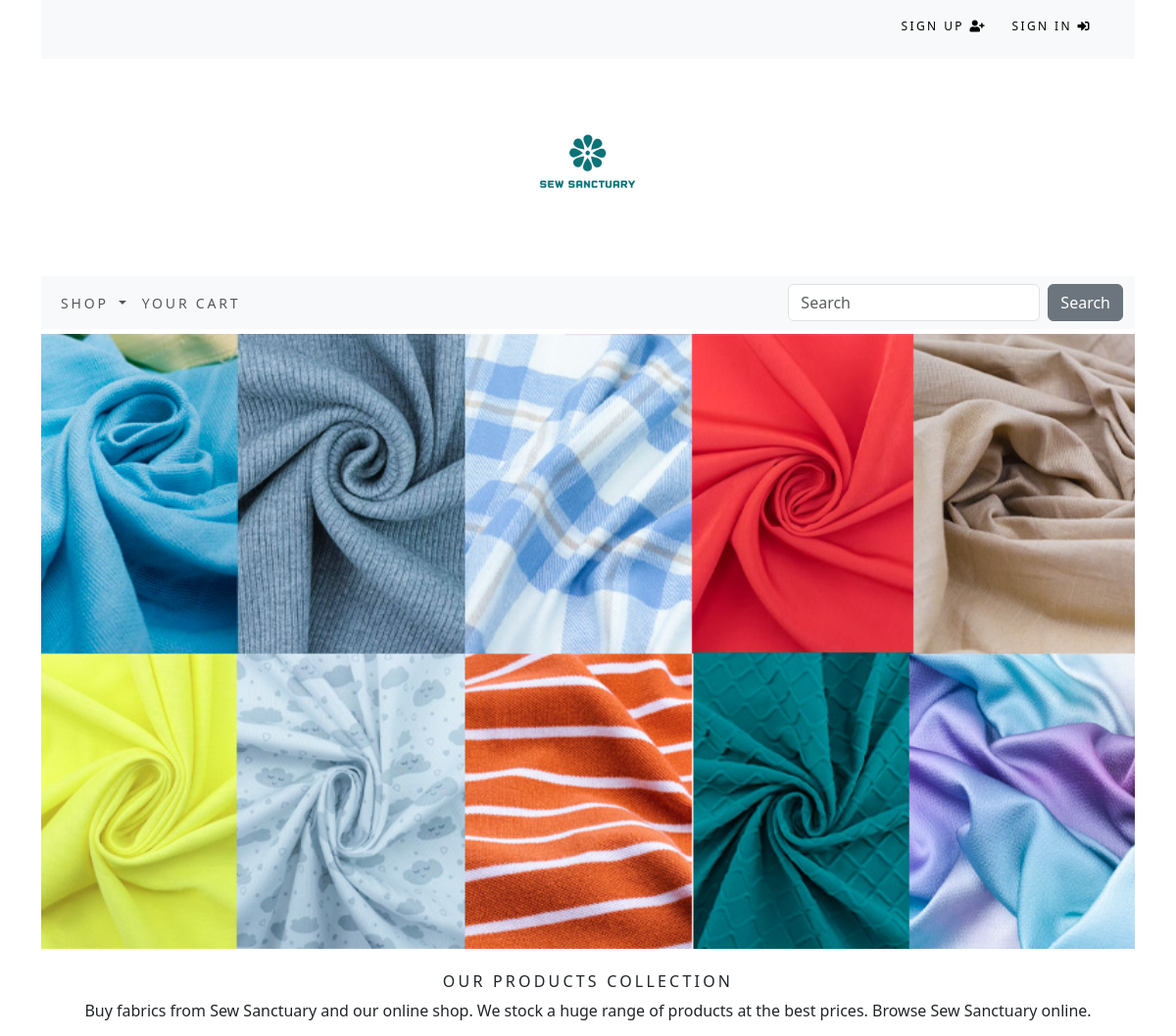
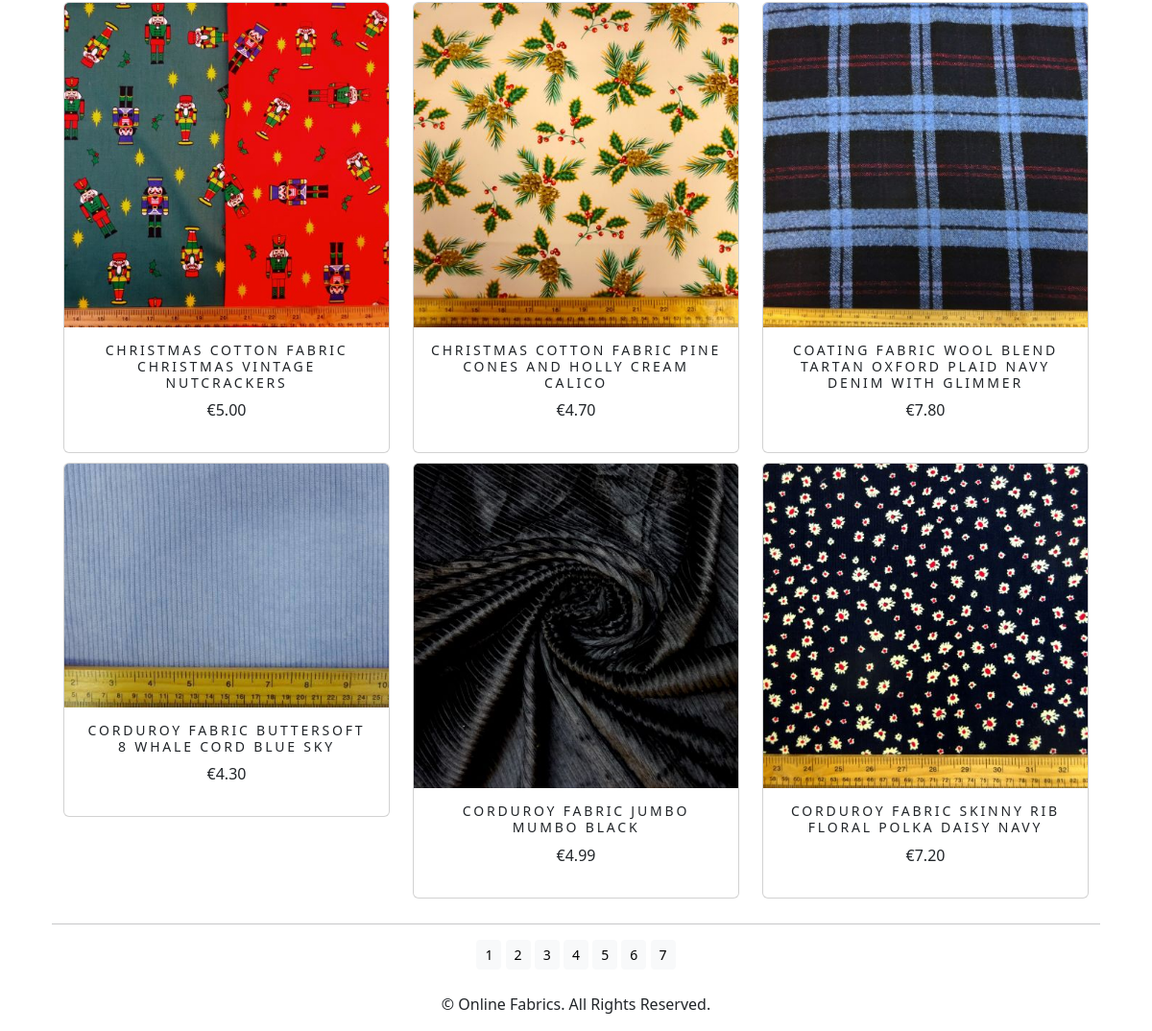
The page / on the database its author committed (2 pictures, top to bottom).
### shop/models.py (models this page shows, shortened)
class Product(models.Model):
    id = models.UUIDField(
        primary_key=True,
        default=uuid.uuid4,
        editable=False)
    name = models.CharField(max_length=250, unique=True)
    description = models.TextField(blank = True)
    category = models.ForeignKey(Category, on_delete=models.CASCADE)
    price = models.DecimalField(max_digits=10, decimal_places=2)
    image = models.ImageField(upload_to = 'product', blank=True)
    stock = models.IntegerField()
    available = models.BooleanField(default=True)
    created = models.DateTimeField(auto_now_add=True, blank = True, null= True)
    updated = models.DateTimeField(auto_now=True, blank = True, null= True)
    class Meta:
        ordering = ('name',)
        verbose_name = 'product'
        verbose_name_plural = 'products'
    def get_absolute_url(self):
        return reverse('shop:product_detail', args=[self.category.id, self.id])

### shop/views.py (the view)
# urls.py: path('', views.prod_list, name = 'all_products'),
def prod_list(request, category_id=None):
    category= None
    products = Product.objects.filter(available=True)
    if category_id:
        category = get_object_or_404(Category, id=category_id)
        products = Product.objects.filter(category=category, available=True)
    paginator = Paginator(products, 6)
    try:
        page = int(request.GET.get('page', '1'))
    except:
        page = 1
    try:
        products = paginator.page(page)
    except (EmptyPage, InvalidPage):
        products = paginator.page(paginator.num_pages)
    return render(request, 'shop/category.html',{'category':category, 'prods':products})

### cart/context_processors.py (called while the page is built)
def counter(request):
    item_count = 0
    if 'admin' in request.path:
        return {}
    else:
        try:
            cart = Cart.objects.filter(cart_id=_cart_id(request))
            cart_items = CartItem.objects.all().filter(cart=cart[:1])
            for cart_item in cart_items:
                item_count += cart_item.quantity
        except Cart.DoesNotExist:
            item_count = 0
    return {'item_count':item_count}

### cart/views.py (called while the page is built)
def _cart_id(request):
    cart = request.session.session_key
    if not cart:
        cart = request.session.create()
    return cart

### shop/context_processors.py (called while the page is built)
def menu_links(request):
    links = Category.objects.all()
    return {'links':links}

### shop/models.py (called while the page is built)
    def get_absolute_url(self):
        return reverse('shop:products_by_category', args=[self.id])

### shop/templates/shop/category.html (shortened to what this page needs)
{% extends "base.html" %}
{% load static %}
{% block content %}
    <div class="mx-auto">
        {% if category %}
            <img class="my_image" src="{{category.image.url}}" alt="{{category.name}}">
        </div>
        <br>
        <div>
            <h1 class="text-center my_title">{{category.name}}</h1>
            <p class="text-justify">{{category.description}}</p>
        </div>
    {% else %}
        <img class="my_image my_image_padding" src="{% static 'images/SewSbanner.jpg' %}" alt="Our Products Collection">
    </div>
        <br>
        <div>
            <h1 class="text-center my_title">Our Products Collection</h1>
            <p class="text-justify, text-center">Buy fabrics from Sew Sanctuary and our online shop. We stock a huge range of products at the best prices. Browse Sew Sanctuary online.</p>
        </div>
        {% endif %}
        <div class="container">
            <div class="row mx-auto">
                {% for product in prods %}
                    <div class="my_bottom_margin col-9 col-lg-4 col-sm-12 col-md-4">
                        <div class="card text-center" style="min-width:18rem;">
                            <a class ="img" href="{{product.get_absolute_url}}"><img class="card-img-top my_image"src="{{product.image.url}}" alt="{{product.name}}"></a>
                            <div class="card-body">
                                <h4>{{product.name}}</h4>
                                <p>€{{product.price}}</p>
                            </div>
                        </div>
                    </div>
                {% endfor %}
            </div>
            <div class="mx-auto">
                {% if prods.paginator.num_pages > 1 %}
                    <hr>
                    <div class="text-center">
                        {% for pg in prods.paginator.page_range %}
                            <a href="?page={{pg}}" class="btn btn-light btn-sm {%
                            if products.number == pg %}active{% endif
                            %}">{{pg}}</a>
                        {% endfor %}
                    </div>
                {% endif %}
            </div>
        <br>
    </div>
{% endblock %}

### static/css/custom.css (style rules this page uses)
.my_image { width: 100%; height: auto; }
.my_title { font-size: 16px; text-transform: uppercase; letter-spacing: .2em; }
.my_image_padding { padding-top: 5px; }
.my_bottom_margin { margin-bottom: 10px; }
.card-body h4 { font-size: 14px; text-transform: uppercase; letter-spacing: .2em; }

### rows shown on the page
Product: image (picture), name "CHRISTMAS COTTON FABRIC CHRISTMAS VINTAGE NUTCRACKERS", price "5.00"
Product: image (picture), name "CHRISTMAS COTTON FABRIC PINE CONES AND HOLLY CREAM CALICO", price "4.70"
Product: image (picture), name "COATING FABRIC WOOL BLEND TARTAN OXFORD PLAID NAVY DENIM WITH GLIMMER", price "7.80"
Product: image (picture), name "CORDUROY FABRIC BUTTERSOFT 8 WHALE CORD BLUE SKY", price "4.30"
Product: image (picture), name "CORDUROY FABRIC JUMBO MUMBO BLACK", price "4.99"
Product: image (picture), name "CORDUROY FABRIC SKINNY RIB FLORAL POLKA DAISY NAVY", price "7.20"

### other values the page prints
{{ pg }} "1" "2" "3" "4" "5" "6" "7"
